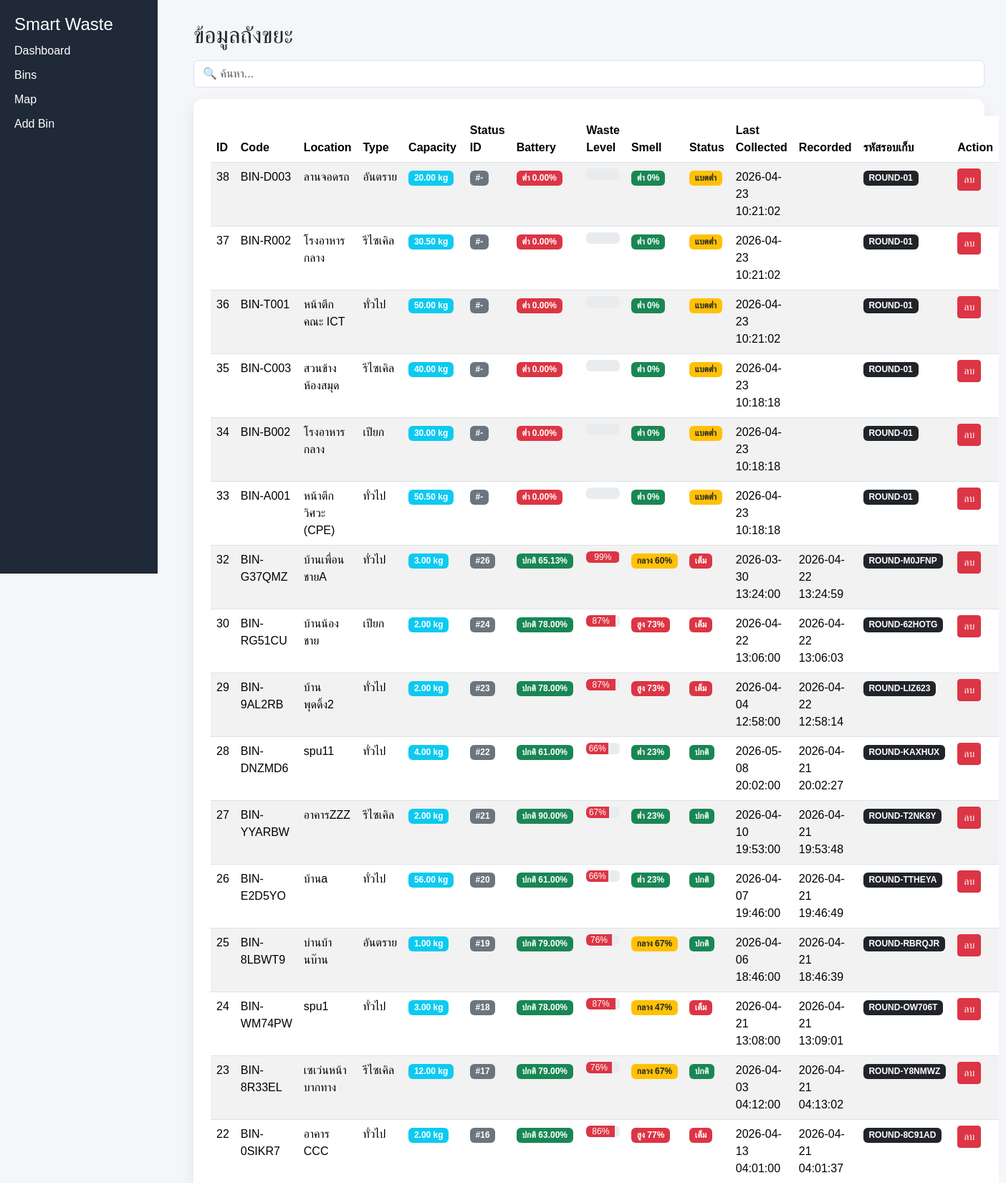
/smart_waste/bins.php (upper part), run on the app's committed database.
### tables this page shows
CREATE TABLE `bins` (
  `bin_id` int(11) NOT NULL,
  `bin_code` varchar(50) DEFAULT NULL,
  `location` varchar(255) DEFAULT NULL,
  `waste_type` varchar(50) DEFAULT NULL,
  `capacity` float(10,2) DEFAULT NULL,
  `battery` float(10,2) DEFAULT NULL,
  `waste_level` int(11) DEFAULT NULL,
  `smell_level` int(11) DEFAULT NULL,
  `last_collected` datetime DEFAULT NULL,
  `recorded_time` datetime DEFAULT NULL,
  `collection_round` varchar(50) DEFAULT NULL,
  `latitude` double DEFAULT NULL,
  `longitude` double DEFAULT NULL,
  `status` varchar(50) DEFAULT NULL
);

CREATE TABLE `bin_status` (
  `status_id` int(11) NOT NULL,
  `bin_id` int(11) DEFAULT NULL,
  `waste_level` int(11) DEFAULT NULL,
  `smell_level` int(11) DEFAULT NULL,
  `battery` float(10,2) DEFAULT NULL,
  `recorded_time` datetime DEFAULT NULL
);

### smart_waste/bins.php (the view, shortened to what this page needs)
<?php
include 'db.php';
$result = $conn->query("
SELECT b.*,
       s.status_id,
       s.waste_level,
       s.smell_level,
       s.battery,
       s.recorded_time
FROM bins b
LEFT JOIN bin_status s
ON b.bin_id = s.bin_id
AND s.status_id = (
    SELECT MAX(status_id)
    FROM bin_status
    WHERE bin_id = b.bin_id
)
ORDER BY b.bin_id DESC
");
?>
<!DOCTYPE html>
<html>
<head>
<link href="https://cdn.jsdelivr.net/npm/bootstrap@5.3.2/dist/css/bootstrap.min.css" rel="stylesheet">
</head>
<body>
<div class="sidebar">
<h4>Smart Waste</h4>
<a href="index.php">Dashboard</a>
<a href="bins.php">Bins</a>
<a href="map.php">Map</a>
<a href="add_bin.php">Add Bin</a>
</div>
<div class="content">
<h2 class="mb-3">ข้อมูลถังขยะ</h2>
<input type="text" id="search" class="form-control mb-3" placeholder="🔍 ค้นหา...">
<div class="card p-4">
<table class="table table-striped">
<thead>
<tr>
<th>ID</th>
<th>Code</th>
<th>Location</th>
<th>Type</th>
<th>Capacity</th>
<th>Status ID</th>
<th>Battery</th>
<th>Waste Level</th>
<th>Smell</th>
<th>Status</th>
<th>Last Collected</th>
<th>Recorded</th>
<th>รหัสรอบเก็บ</th>
<th>Action</th>
</tr>
</thead>
<tbody>
<?php while($row = $result->fetch_assoc()){ ?>
<tr>
<td><?php echo $row['bin_id']; ?></td>
<td><?php echo $row['bin_code']; ?></td>
<td><?php echo $row['location']; ?></td>
<td><?php echo $row['waste_type']; ?></td>
<td>
<span class="badge bg-info">
<?php echo $row['capacity'] ?? 0; ?> kg
</span>
</td>
<td>
<span class="badge bg-secondary">
#<?php echo $row['status_id'] ?? '-'; ?>
</span>
</td>
<td>
<?php
$b = (float)($row['battery'] ?? 0);
$display_b = number_format($b, 2);
if($b < 20.00){
    echo "<span class='badge bg-danger'>ต่ำ {$display_b}%</span>";
}elseif($b < 50.00){
    echo "<span class='badge bg-warning text-dark'>กลาง {$display_b}%</span>";
}else{
    echo "<span class='badge bg-success'>ปกติ {$display_b}%</span>";
}
?>
</td>
<td>
<div class="progress">
<div class="progress-bar bg-danger" style="width:<?php echo $row['waste_level'] ?? 0;?>%">
<?php echo $row['waste_level'] ?? 0;?>%
</div>
</div>
</td>
<td>
<?php
$s = $row['smell_level'] ?? 0;
if($s <= 30){
echo "<span class='badge bg-success'>ต่ำ {$s}%</span>";
}elseif($s <= 70){
echo "<span class='badge bg-warning text-dark'>กลาง {$s}%</span>";
}else{
echo "<span class='badge bg-danger'>สูง {$s}%</span>";
}
?>
</td>
<td>
<?php
if(($row['waste_level'] ?? 0) >= 80){
echo "<span class='badge bg-danger'>เต็ม</span>";
}elseif(($row['battery'] ?? 0) <= 20){
echo "<span class='badge bg-warning text-dark'>แบตต่ำ</span>";
}else{
echo "<span class='badge bg-success'>ปกติ</span>";
}
?>
</td>
<td><?php echo $row['last_collected']; ?></td>
<td><?php echo $row['recorded_time']; ?></td>
<td>
<span class="badge bg-dark">
<?php echo $row['collection_round']; ?>
</span>
</td>
<td>
<a href="delete_bin.php?id=<?php echo $row['bin_id']; ?>"
class="btn btn-danger btn-sm"
onclick="return confirm('ลบถังนี้ใช่ไหม?')">
ลบ
</a>
</tr>
<?php } ?>
</tbody>
</table>
</div>
</div>
</body>
</html>

### smart_waste/bins.php (style rules this page uses)
body { background:#f4f6f9; font-family:Arial; }
.sidebar { width:220px; height:100vh; position:fixed; background:#1f2937; color:white; padding:20px; }
.sidebar a { display:block; color:white; margin:10px 0; text-decoration:none; }
.content { margin-left:240px; padding:30px; }
.card { border:none; border-radius:12px; box-shadow:0 8px 20px rgba(0,0,0,0.08); }

### data on the page
bins: bin_id "38", bin_code "BIN-D003", location "ลานจอดรถ", waste_type "อันตราย", capacity "20.00", status_id "-", display_b "0.00", s "0", shows "แบตต่ำ", last_collected "2026-04-23 10:21:02", collection_round "ROUND-01"
bins: bin_id "37", bin_code "BIN-R002", location "โรงอาหารกลาง", waste_type "รีไซเคิล", capacity "30.50", status_id "-", display_b "0.00", s "0", shows "แบตต่ำ", last_collected "2026-04-23 10:21:02", collection_round "ROUND-01"
bins: bin_id "36", bin_code "BIN-T001", location "หน้าตึกคณะ ICT", waste_type "ทั่วไป", capacity "50.00", status_id "-", display_b "0.00", s "0", shows "แบตต่ำ", last_collected "2026-04-23 10:21:02", collection_round "ROUND-01"
bins: bin_id "35", bin_code "BIN-C003", location "สวนข้างห้องสมุด", waste_type "รีไซเคิล", capacity "40.00", status_id "-", display_b "0.00", s "0", shows "แบตต่ำ", last_collected "2026-04-23 10:18:18", collection_round "ROUND-01"
bins: bin_id "34", bin_code "BIN-B002", location "โรงอาหารกลาง", waste_type "เปียก", capacity "30.00", status_id "-", display_b "0.00", s "0", shows "แบตต่ำ", last_collected "2026-04-23 10:18:18", collection_round "ROUND-01"
bins: bin_id "33", bin_code "BIN-A001", location "หน้าตึกวิศวะ (CPE)", waste_type "ทั่วไป", capacity "50.50", status_id "-", display_b "0.00", s "0", shows "แบตต่ำ", last_collected "2026-04-23 10:18:18", collection_round "ROUND-01"
bin_status: bin.bin_id "32", bin.bin_code "BIN-G37QMZ", bin.location "บ้านเพื่อนชายA", bin.waste_type "ทั่วไป", bin.capacity "3.00", status_id "26", battery "65.13", waste_level "99", smell_level "60", shows "เต็ม", bin.last_collected "2026-03-30 13:24:00", recorded_time "2026-04-22 13:24:59", bin.collection_round "ROUND-M0JFNP"
bin_status: bin.bin_id "30", bin.bin_code "BIN-RG51CU", bin.location "บ้านน้องชาย", bin.waste_type "เปียก", bin.capacity "2.00", status_id "24", battery "78.00", waste_level "87", smell_level "73", shows "เต็ม", bin.last_collected "2026-04-22 13:06:00", recorded_time "2026-04-22 13:06:03", bin.collection_round "ROUND-62HOTG"
bin_status: bin.bin_id "29", bin.bin_code "BIN-9AL2RB", bin.location "บ้านพุดดิ้ง2", bin.waste_type "ทั่วไป", bin.capacity "2.00", status_id "23", battery "78.00", waste_level "87", smell_level "73", shows "เต็ม", bin.last_collected "2026-04-04 12:58:00", recorded_time "2026-04-22 12:58:14", bin.collection_round "ROUND-LIZ623"
bin_status: bin.bin_id "28", bin.bin_code "BIN-DNZMD6", bin.location "spu11", bin.waste_type "ทั่วไป", bin.capacity "4.00", status_id "22", battery "61.00", waste_level "66", smell_level "23", shows "ปกติ", bin.last_collected "2026-05-08 20:02:00", recorded_time "2026-04-21 20:02:27", bin.collection_round "ROUND-KAXHUX"
bin_status: bin.bin_id "27", bin.bin_code "BIN-YYARBW", bin.location "อาคารZZZ", bin.waste_type "รีไซเคิล", bin.capacity "2.00", status_id "21", battery "90.00", waste_level "67", smell_level "23", shows "ปกติ", bin.last_collected "2026-04-10 19:53:00", recorded_time "2026-04-21 19:53:48", bin.collection_round "ROUND-T2NK8Y"
bin_status: bin.bin_id "26", bin.bin_code "BIN-E2D5YO", bin.location "บ้านa", bin.waste_type "ทั่วไป", bin.capacity "56.00", status_id "20", battery "61.00", waste_level "66", smell_level "23", shows "ปกติ", bin.last_collected "2026-04-07 19:46:00", recorded_time "2026-04-21 19:46:49", bin.collection_round "ROUND-TTHEYA"
bin_status: bin.bin_id "25", bin.bin_code "BIN-8LBWT9", bin.location "บ่านบ้านบ๊าน", bin.waste_type "อันตราย", bin.capacity "1.00", status_id "19", battery "79.00", waste_level "76", smell_level "67", shows "ปกติ", bin.last_collected "2026-04-06 18:46:00", recorded_time "2026-04-21 18:46:39", bin.collection_round "ROUND-RBRQJR"
bin_status: bin.bin_id "24", bin.bin_code "BIN-WM74PW", bin.location "spu1", bin.waste_type "ทั่วไป", bin.capacity "3.00", status_id "18", battery "78.00", waste_level "87", smell_level "47", shows "เต็ม", bin.last_collected "2026-04-21 13:08:00", recorded_time "2026-04-21 13:09:01", bin.collection_round "ROUND-OW706T"
bin_status: bin.bin_id "23", bin.bin_code "BIN-8R33EL", bin.location "เซเว่นหน้าบากทาง", bin.waste_type "รีไซเคิล", bin.capacity "12.00", status_id "17", battery "79.00", waste_level "76", smell_level "67", shows "ปกติ", bin.last_collected "2026-04-03 04:12:00", recorded_time "2026-04-21 04:13:02", bin.collection_round "ROUND-Y8NMWZ"
bin_status: bin.bin_id "22", bin.bin_code "BIN-0SIKR7", bin.location "อาคาร CCC", bin.waste_type "ทั่วไป", bin.capacity "2.00", status_id "16", battery "63.00", waste_level "86", smell_level "77", shows "เต็ม", bin.last_collected "2026-04-13 04:01:00", recorded_time "2026-04-21 04:01:37", bin.collection_round "ROUND-8C91AD"
